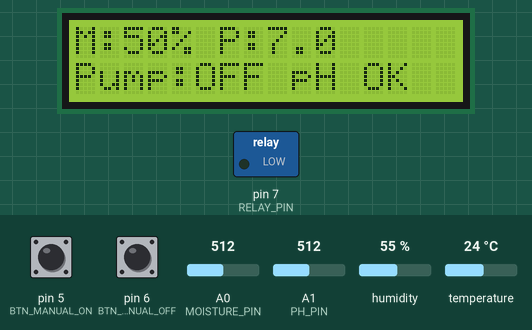
Simulated run of this sketch. Board: Arduino Uno, built with avr-gcc and run on an emulated ATmega328P. Parts: 16×2 character LCD, switched loads named in the sketch (green lamp = pin HIGH). The inputs (shaded band) are chosen by the test bench; at power-on: A0 (MOISTURE_PIN) = 512, A1 (PH_PIN) = 512, pin 6 (BTN_MANUAL_OFF) HIGH, pin 5 (BTN_MANUAL_ON) HIGH, humidity 55 %, temperature 24 °C. What the sketch prints to the serial monitor is not drawn.

Above: at 2.7 s.
2.8 s: A0 (MOISTURE_PIN) set to 474
At 4.0 s:
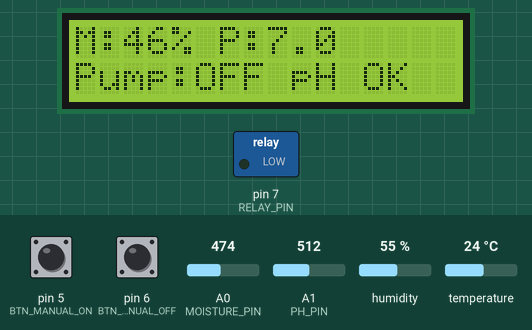
5.0 s: A0 (MOISTURE_PIN) set to 443
At 6.7 s:
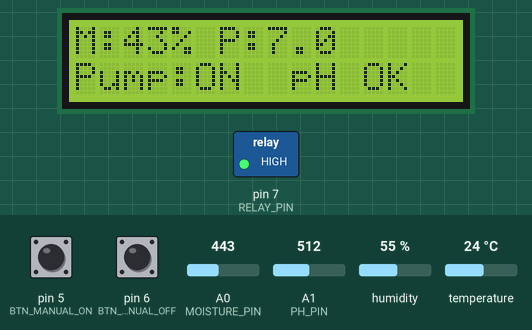
7.0 s: A1 (PH_PIN) set to 529
At 8.6 s:
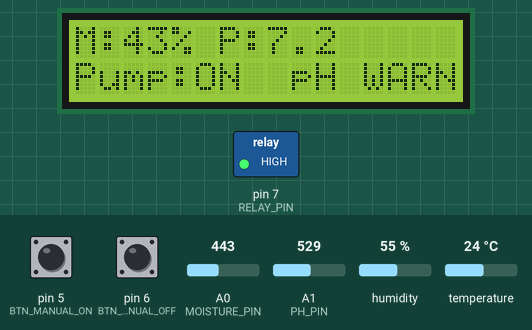
9.1 s: pin 6 (BTN_MANUAL_OFF) pulled LOW for 1.2 s
At 10.1 s:
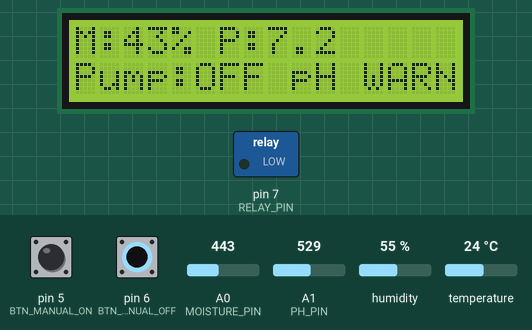
11.8 s: A1 (PH_PIN) set to 992
At 13.6 s:
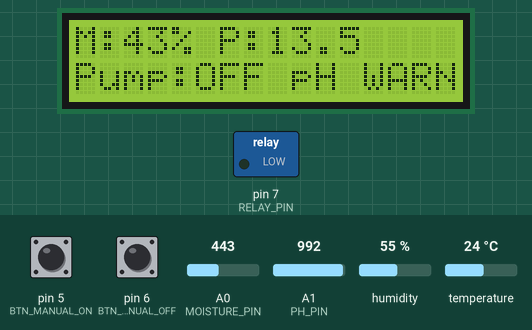
14.1 s: pin 5 (BTN_MANUAL_ON) pulled LOW for 1.2 s
At 15.1 s:
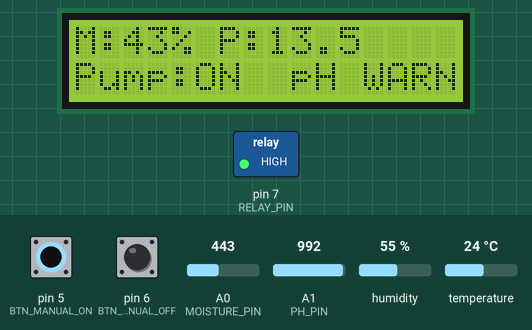
Timing chart, 0 to 36.0 s (numbered marks = the images above; inputs shaded):
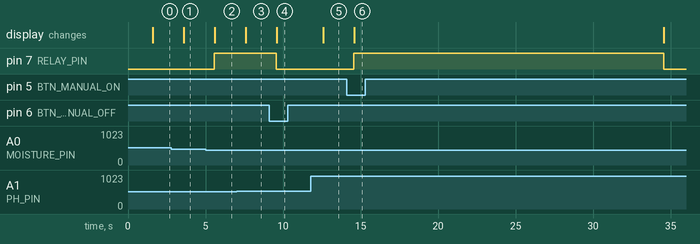

The sketch:

smart_irrigation_tinkercad.ino
```cpp
/*
  Smart Irrigation System — Tinkercad Simulation Version
  ------------------------------------------------------
  Substitutions made for Tinkercad's supported component set:
    - Soil moisture sensor  -> Potentiometer #1 (A0)
    - Soil pH sensor        -> Potentiometer #2 (A1)
    - DHT11/DHT22           -> DHT22 (native Tinkercad support, pin 2)
    - Relay + water pump    -> Relay module (pin 7) driving an LED+resistor
                               as the "pump" load, OR a small DC motor if
                               you add one from Tinkercad's parts bin
    - Manual ON / OFF       -> Two pushbuttons (pins 5, 6)
    - Status                -> 16x2 LCD (I2C or parallel) + onboard LED

  WIRING LIST (Arduino Uno, since Tinkercad's ESP32 support is limited —
  the logic is identical to what would run on the real ESP32):

    Potentiometer 1 (Soil Moisture sim)
      - Left pin  -> GND
      - Right pin -> 5V
      - Wiper     -> A0

    Potentiometer 2 (Soil pH sim)
      - Left pin  -> GND
      - Right pin -> 5V
      - Wiper     -> A1

    DHT22
      - VCC  -> 5V
      - GND  -> GND
      - DATA -> Digital pin 2  (add a 10k pull-up resistor between DATA and 5V)

    Relay Module (pump driver)
      - VCC -> 5V
      - GND -> GND
      - IN  -> Digital pin 7
      - COM/NO on relay's high-voltage side -> LED (+ resistor) standing in
        for the pump, powered from a separate 5V rail

    Pushbutton 1 (Manual Pump ON)
      - One leg -> Digital pin 5
      - Other leg -> GND
      - (use INPUT_PULLUP, no external resistor needed)

    Pushbutton 2 (Manual Pump OFF / Mode toggle)
      - One leg -> Digital pin 6
      - Other leg -> GND
      - (use INPUT_PULLUP)

    16x2 LCD (parallel, standard Tinkercad wiring)
      - RS -> pin 12
      - E  -> pin 11
      - D4 -> pin 4
      - D5 -> pin 8      (adjust freely, just keep consistent with code below)
      - D6 -> pin 9
      - D7 -> pin 10
      - VSS -> GND, VDD -> 5V, V0 -> wiper of a 10k contrast potentiometer
      - RW -> GND, A -> 5V (backlight +), K -> GND (backlight -)

  LIBRARIES NEEDED IN TINKERCAD (Code > "+" > search, or add manually):
    - DHT sensor library (Adafruit)
    - LiquidCrystal (built-in, no need to add)

  HOW TO USE IN SIMULATION:
    - Turn Potentiometer 1 down (low) to simulate dry soil -> pump turns ON
    - Turn it back up past the target level -> pump turns OFF
    - Turn Potentiometer 2 outside the crop's pH range -> LCD shows "pH Warning"
    - Press button 5 / 6 to test manual override
    - Unplug/disconnect the DHT wire mid-run to simulate a sensor fault
      (or just watch the serial monitor for fault detection logic)
*/

#include <DHT.h>
#include <LiquidCrystal.h>

// ---------- Pin definitions ----------
#define MOISTURE_PIN   A0
#define PH_PIN         A1
#define DHTPIN         2
#define DHTTYPE        DHT22
#define RELAY_PIN      7
#define BTN_MANUAL_ON  5
#define BTN_MANUAL_OFF 6

DHT dht(DHTPIN, DHTTYPE);
LiquidCrystal lcd(12, 11, 4, 8, 9, 10);

// ---------- Crop configuration (Tomato example) ----------
struct CropConfig {
  const char* name;
  int moistureMin;
  int moistureTarget;
  float phMin;
  float phMax;
};

CropConfig crop = {"Tomato", 45, 65, 5.5, 7.0};

// ---------- System state ----------
bool pumpOn = false;
bool manualMode = false;
unsigned long pumpStartTime = 0;
const unsigned long MAX_RUNTIME_MS = 20000UL; // 20s cap for simulation
unsigned long lastSampleTime = 0;
const unsigned long SAMPLE_INTERVAL_MS = 1000UL;

void setup() {
  Serial.begin(9600);
  pinMode(RELAY_PIN, OUTPUT);
  pinMode(BTN_MANUAL_ON, INPUT_PULLUP);
  pinMode(BTN_MANUAL_OFF, INPUT_PULLUP);
  digitalWrite(RELAY_PIN, LOW);

  dht.begin();
  lcd.begin(16, 2);
  lcd.print("Irrigation Sys");
  delay(1500);
  lcd.clear();
}

void loop() {
  if (millis() - lastSampleTime < SAMPLE_INTERVAL_MS) return;
  lastSampleTime = millis();

  // ---- Read simulated sensors ----
  int moistureRaw = analogRead(MOISTURE_PIN);         // 0-1023
  int soilMoisture = map(moistureRaw, 0, 1023, 0, 100); // -> 0-100%

  int phRaw = analogRead(PH_PIN);
  float soilPH = map(phRaw, 0, 1023, 0, 140) / 10.0;   // -> 0.0-14.0

  float temperature = dht.readTemperature();
  float humidity = dht.readHumidity();
  bool sensorFault = isnan(temperature) || isnan(humidity);

  // ---- Manual mode buttons ----
  if (digitalRead(BTN_MANUAL_ON) == LOW) manualMode = true, pumpOn = true;
  if (digitalRead(BTN_MANUAL_OFF) == LOW) manualMode = true, pumpOn = false;

  // ---- Automatic irrigation decision (hysteresis) ----
  if (!manualMode && !sensorFault) {
    if (soilMoisture < crop.moistureMin) {
      pumpOn = true;
    } else if (soilMoisture >= crop.moistureTarget) {
      pumpOn = false;
    }
    // else: hold current state (hysteresis band)
  }

  // ---- pH monitoring (alert only, no correction) ----
  bool phOK = (soilPH >= crop.phMin && soilPH <= crop.phMax);

  // ---- Safety Manager ----
  String safetyReason = "";
  if (sensorFault) { pumpOn = false; safetyReason = "Sensor fault"; }

  if (pumpOn) {
    if (pumpStartTime == 0) pumpStartTime = millis();
    if (millis() - pumpStartTime >= MAX_RUNTIME_MS) {
      pumpOn = false;
      safetyReason = "Max runtime";
    }
  } else {
    pumpStartTime = 0;
  }

  digitalWrite(RELAY_PIN, pumpOn ? HIGH : LOW);

  // ---- Display on LCD ----
  lcd.setCursor(0, 0);
  lcd.print("M:");
  lcd.print(soilMoisture);
  lcd.print("% P:");
  lcd.print(soilPH, 1);
  lcd.print("   ");

  lcd.setCursor(0, 1);
  if (sensorFault) {
    lcd.print("SENSOR FAULT!   ");
  } else if (!phOK) {
    lcd.print("Pump:");
    lcd.print(pumpOn ? "ON " : "OFF");
    lcd.print(" pH WARN");
  } else {
    lcd.print("Pump:");
    lcd.print(pumpOn ? "ON " : "OFF");
    lcd.print(" pH OK   ");
  }

  // ---- Serial debug (watch this in Tinkercad's serial monitor) ----
  Serial.print("Moisture: "); Serial.print(soilMoisture); Serial.print("% | ");
  Serial.print("pH: "); Serial.print(soilPH); Serial.print(" ("); Serial.print(phOK ? "OK" : "WARNING"); Serial.print(") | ");
  Serial.print("Temp: "); Serial.print(temperature); Serial.print("C | ");
  Serial.print("Humidity: "); Serial.print(humidity); Serial.print("% | ");
  Serial.print("Pump: "); Serial.print(pumpOn ? "ON" : "OFF");
  if (safetyReason != "") { Serial.print(" [SAFETY: "); Serial.print(safetyReason); Serial.print("]"); }
  Serial.print(" | Mode: "); Serial.println(manualMode ? "MANUAL" : "AUTO");
}
```

Measured:
- the behaviour switches between 461 and 460 on A0 (MOISTURE_PIN) (found by bisection; images 1 and 2)
- the behaviour switches between 518 and 519 on A1 (PH_PIN) (found by bisection; images 2 and 3)
- after the input at 2.8 s, the display: changes after 0.80 s (image 1)
- after the input at 5.0 s, pin 7 (RELAY_PIN): LOW → HIGH after 0.57 s; the display: changes after 0.60 s (image 2)
- after the input at 7.0 s, the display: changes after 0.61 s (image 3)
- after the input at 9.1 s, pin 7 (RELAY_PIN): HIGH → LOW after 0.47 s; the display: changes after 0.50 s (image 4)
- after the input at 11.8 s, the display: changes after 0.81 s (image 5)
- after the input at 14.1 s, pin 7 (RELAY_PIN): LOW → HIGH after 0.47 s, → LOW 20.0 s later; the display: changes after 0.51 s (image 6)
